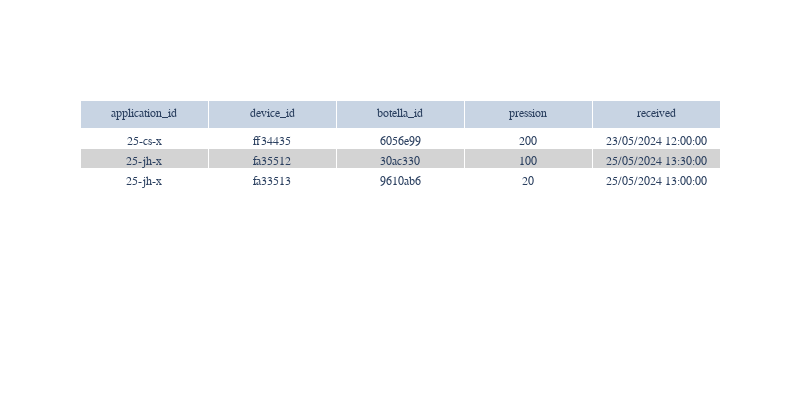

Here is the notebook cell this chart was saved with:
### Code cell
fig = go.Figure(data=[go.Table(header=dict(values=['application_id', 'device_id', 'botella_id', 'pression', 'received']),
                 cells=dict(values=[['25-cs-x', '25-jh-x', '25-jh-x'],
                                     ['ff34435', 'fa35512', 'fa33513'],
                                     ['6056e99', '30ac330', '9610ab6'], 
                                     [200, 100, 20],
                                     ['23/05/2024 12:00:00', '25/05/2024 13:30:00', '25/05/2024 13:00:00']],
                                     fill_color = [['white','lightgrey']*3],
                                     align = 'center',))
                     ])

fig.update_layout(
    font_family="Calibri",
    title_font_family="Calibri"
)
fig.update_layout(width=800, height=400)

### Figure 1 — Plotly figure (JSON) as saved in the notebook; plotly's stock layout.template omitted (floating-point values rounded to 4 significant figures)
{"data": [{"cells": {"align": "center", "fill": {"color": [["white", "lightgrey", "white", "lightgrey", "white", "lightgrey"]]}, "values": [["25-cs-x", "25-jh-x", "25-jh-x"], ["ff34435", "fa35512", "fa33513"], ["6056e99", "30ac330", "9610ab6"], [200, 100, 20], ["23/05/2024 12:00:00", "25/05/2024 13:30:00", "25/05/2024 13:00:00"]]}, "header": {"values": ["application_id", "device_id", "botella_id", "pression", "received"]}, "type": "table"}], "layout": {"font": {"family": "Calibri"}, "height": 400, "title": {"font": {"family": "Calibri"}}, "width": 800}}
